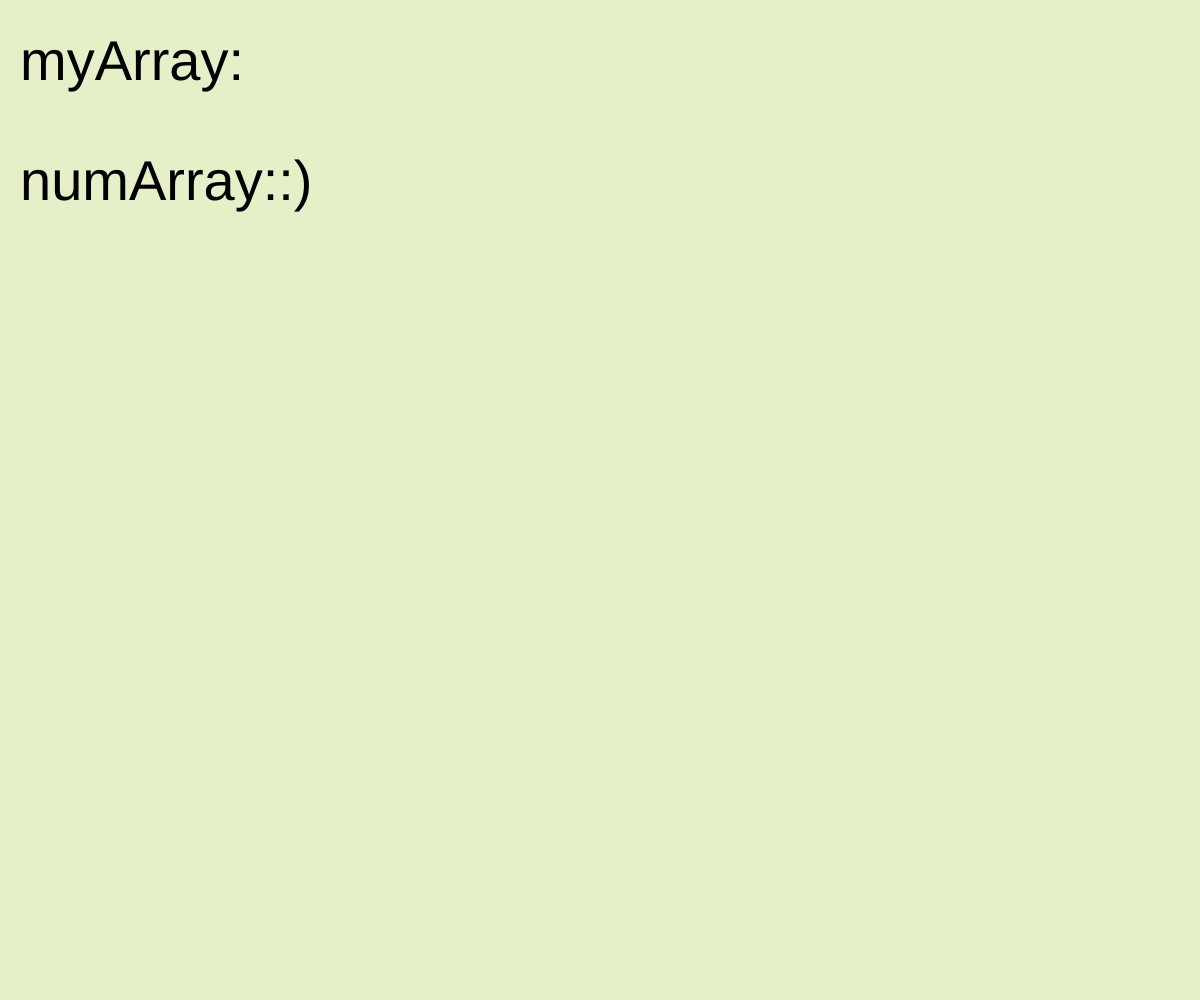
Frame 1 (no input)
Frame 60 (no input): identical to frame 1, image omitted
Frame 120 (the mouse pressed at the canvas centre since frame 60): identical to frame 1, image omitted

The p5.js sketch that drew this single still picture (run headless with seeded random() and noise() and a simulated clock; from frame 60 on, the mouse is pressed at the canvas centre):

// p5.js sketch
// ── sketch.js
var myArray = [];

var numArray = ["Ha", "Js", ":)"];

var bg_color;


function setup() {
      createCanvas(windowWidth,windowHeight);
      bg_color = color(230,240,200);
      background(bg_color);

      textSize(56);
      text("myArray:" + myArray, 20, 80);
      text("numArray:" + numArray [2], 20, 200)



}

function draw() {

}
